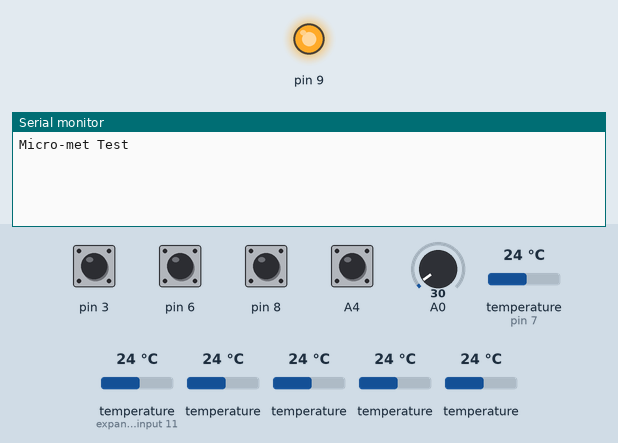
Bench run of a sketch on a simulated Arduino Uno, built with avr-gcc and run on an emulated ATmega328P. Shown: output pins drawn as LEDs (lit = HIGH), the last lines printed to the serial monitor. Inputs (shaded band) come from the test bench; at power-on: A4, pin 3, pin 6, pin 8 HIGH, A0 = 30, temperature (sensors on pin 7, expander input 11) 24 °C, temperature 24 °C.

Above: at 1.3 s.
1.4 s: pin 3 pulled LOW for 0.15 s
At 2.4 s:
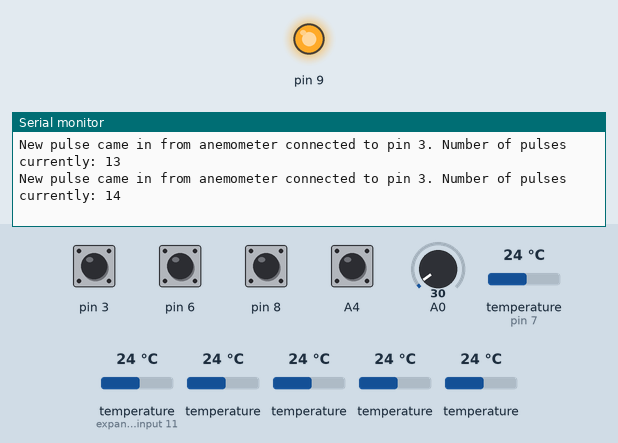
3.0 s: A0 set to 30
At 4.1 s:
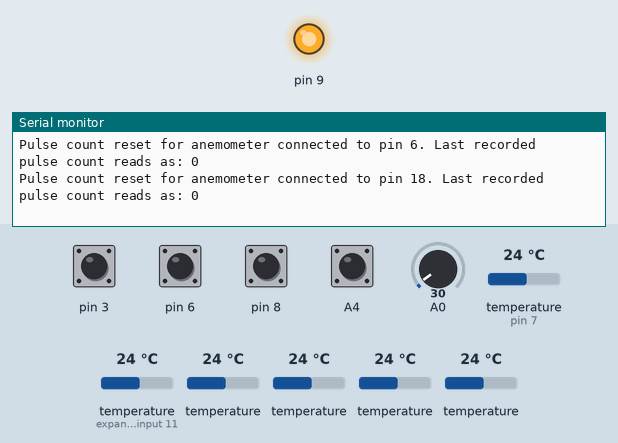
Timing chart, 0 to 6.0 s (numbered marks = the images above; inputs shaded):
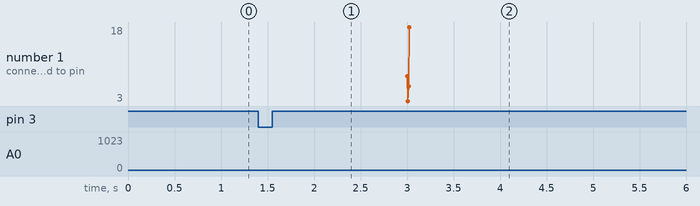

Measured:
- after the input at 1.4 s, the serial monitor: prints a new line at once (image 1)

The sketch:

Stalker_3.1_micromet_test.ino
```cpp
#include <Anemometer.h>
#include "DS1337.h"
#include <Wire.h>

#include <OneWire.h>
#include <DallasTemperature.h>

// Data wire is plugged into port 7 on the Arduino
#define ONE_WIRE_BUS 7

// Setup a oneWire instance to communicate with any OneWire devices (not just Maxim/Dallas temperature ICs)
OneWire oneWire(ONE_WIRE_BUS);

// Pass our oneWire reference to Dallas Temperature.
DallasTemperature sensors(&oneWire);

// Commented out the RTC code. Can't use on-board RTC because it uses up pins A4 and A5 for I2C communication
//DS1337 RTC;
//DateTime dt(2018, 7, 16, 19, 30, 0, 1);

Anemometer anemometer1(8);
Anemometer anemometer2(3);
Anemometer anemometer3(6);
Anemometer anemometer4(A4);
unsigned long prevMillis = 0;

void setup() {
  Serial.begin(115200);
  // enable 3V3 pin
  pinMode(9, OUTPUT);
  digitalWrite(9, HIGH);
  delay(100);

  Wire.begin();

//  RTC.begin();
//  RTC.adjust(dt); //Adjust date-time as defined 'dt' above
  sensors.begin();

  anemometer1.setup();
  anemometer1.setDebugMode(true);
  anemometer2.setup();
  anemometer2.setDebugMode(true);
  anemometer3.setup();
  anemometer3.setDebugMode(true);
  anemometer4.setup();
  anemometer4.setDebugMode(true);

  Serial.println("Micro-met Test");
}

void loop() {
//  DateTime now; //get the current date-time
  anemometer1.update();
  anemometer2.update();
  anemometer3.update();
  anemometer4.update();

  if (millis() - prevMillis > 5000) {
//    now = RTC.now();
//    Serial.print(F("The time is now: "));
//    Serial.print(now.year(), DEC);
//    Serial.print(F("/"));
//    Serial.print(now.month(), DEC);
//    Serial.print(F("/"));
//    Serial.print(now.date(), DEC);
//    Serial.print(F(" "));
//    Serial.print(now.hour(), DEC);
//    Serial.print(F(":"));
//    Serial.print(now.minute(), DEC);
//    Serial.print(F(":"));
//    Serial.print(now.second(), DEC);
//    Serial.println();

    Serial.print("Requesting temperatures...");
    sensors.requestTemperatures(); // Send the command to get temperatures
    Serial.println("DONE");
    // After we got the temperatures, we can print them here.
    // We use the function ByIndex, and as an example get the temperature from the first sensor only.
    Serial.print("Temperature for the device 1 (index 0) is: ");
    Serial.println(sensors.getTempCByIndex(0));
    Serial.print("Temperature for the device 2 (index 1) is: ");
    Serial.println(sensors.getTempCByIndex(1));
    Serial.print("Temperature for the device 3 (index 2) is: ");
    Serial.println(sensors.getTempCByIndex(2));
    Serial.print("Temperature for the device 4 (index 3) is: ");
    Serial.println(sensors.getTempCByIndex(3));
    Serial.print("Temperature for the device 5 (index 4) is: ");
    Serial.println(sensors.getTempCByIndex(4));
    Serial.print("Temperature for the device 6 (index 5) is: ");
    Serial.println(sensors.getTempCByIndex(5));

    Serial.print(F("The last recorded speed for anemometer1 was: "));
    Serial.print(anemometer1.getWindSpeedKMPH());
    Serial.println(F(" km/hour"));
    Serial.print(F("The last recorded speed for anemometer2 was: "));
    Serial.print(anemometer2.getWindSpeedKMPH());
    Serial.println(F(" km/hour"));
    Serial.print(F("The last recorded speed for anemometer3 was: "));
    Serial.println(anemometer3.getWindSpeedKMPH());
    Serial.println(F(" km/hour"));
    Serial.print(F("The last recorded speed for anemometer4 was: "));
    Serial.println(anemometer4.getWindSpeedKMPH());
    Serial.println(F(" km/hour"));

    Serial.println(F("Reading values from weather vanes..."));
    Serial.print(F("VaneValue1: "));
    Serial.println(analogRead(A0));
    delay(50);
    Serial.print(F("VaneValue2: "));
    Serial.println(analogRead(A1));
    delay(50);
    Serial.print(F("VaneValue3: "));
    Serial.println(analogRead(A2));
    delay(50);
    Serial.print(F("VaneValue4: "));
    Serial.println(analogRead(A3));
    delay(50);

    Serial.println(F("Solar irradiance: "));
    Serial.println(analogRead(A5));
    delay(50);
    prevMillis = millis();
  }
}
```
